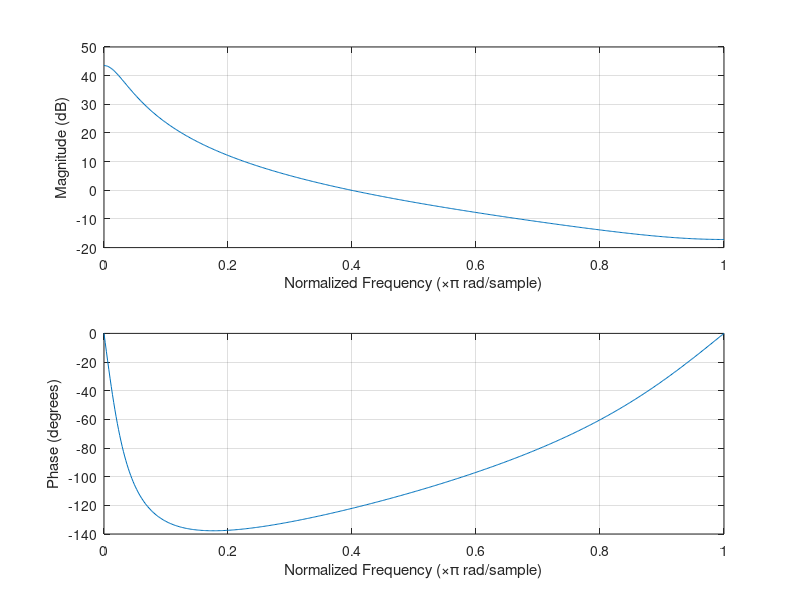

MATLAB code for this plot:
%% Experiment - 3
% Exercise - 8
clc;
clear;
figure;

%% Frequency response
NUM = [1, 0.5];
DEN = [1, -1.8, 0.81];
Fs = 512;
sys = filt(NUM, DEN);
freqz(NUM, DEN, Fs)
